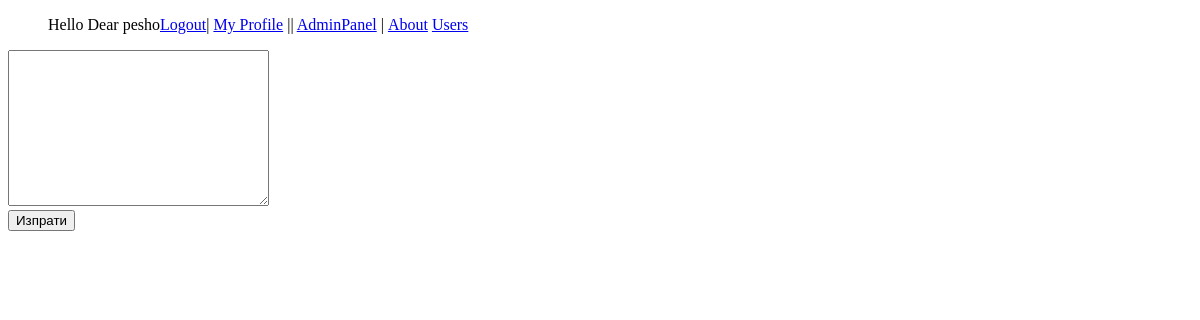
The app's page /new_post.php?id=24 (signed in), older data.
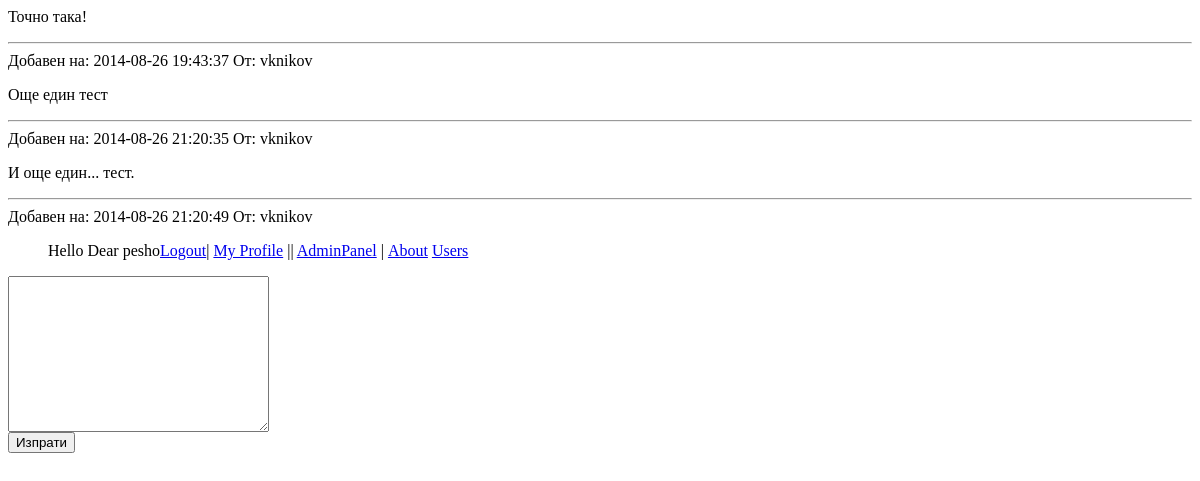
The same page, newer data.
### tables this page shows
CREATE TABLE IF NOT EXISTS `posts` (
  `post_id` int(11) NOT NULL AUTO_INCREMENT,
  `topic_id` int(11) NOT NULL,
  `added_by` varchar(30) NOT NULL,
  `date_added` int(11) NOT NULL,
  `content` text NOT NULL,
  `view_count` int(11) NOT NULL DEFAULT '0',
  `edited_by` varchar(50) NOT NULL,
  `edited_when` int(11) NOT NULL,
  PRIMARY KEY (`post_id`),
  UNIQUE KEY `post_id` (`post_id`),
  KEY `topic_id` (`topic_id`),
  KEY `added_by` (`added_by`),
  KEY `post_id_2` (`post_id`),
  KEY `topic_id_2` (`topic_id`),
  KEY `added_by_2` (`added_by`)
);

### new_post.php (the view, shortened to what this page needs)
<?php
include_once 'functions.php';
$id = intval($_GET['id']);
if ($id > 0) {
    $result = run_query('SELECT * FROM posts WHERE topic_id='. $id .'');
    while ($rows = mysql_fetch_assoc($result)) {
        $posts[] = $rows;
    }
    foreach ($posts as $value) { ?>
        <div class="posts">
            <p>
                <?php echo $value['content'];?>
            </p>
            <hr/>
        </div>
        <div class="info">
            <span>Добавен на: <?php echo date('Y-m-d H:i:s', $value['date_added']);?></span>
            <span>Oт: <?php echo $value['added_by'];?></span>
        </div>
    <?php
    }
    if (isset($_SESSION['isLogged']) && $_SESSION['isLogged'] === true) {
        if (isset($post) && $post > 0) { ?>
            <form action="new_post.php?id=<?php echo $id; ?>&post=<?php echo $post;?>" method="post">
                <textarea name="content" id="content" cols="30" rows="10"><?php echo $text; ?></textarea>
                <br/>
                <button type="submit">Изпрати</button>
                <input type="hidden" name="new_post" value="1"/>
            </form>
            <?php
        }else {
            ?>
            <form action="new_post.php?id=<?php echo $id; ?>" method="post">
                <textarea name="content" id="content" cols="30" rows="10"></textarea>
                <br/>
                <button type="submit">Изпрати</button>
            </form>
        <?php
        }
    }else {
        header('Location: index.php');
        exit;
    }
}else {
    header('Location: index.php');
    exit;
}

Row changes from the older to the newer data that the page shows:
added posts: content "Точно така!", date_added "2014-08-26 19:43:37", added_by "vknikov"
added posts: content "Още един тест", date_added "2014-08-26 21:20:35", added_by "vknikov"
added posts: content "И още един... тест.", date_added "2014-08-26 21:20:49", added_by "vknikov"
